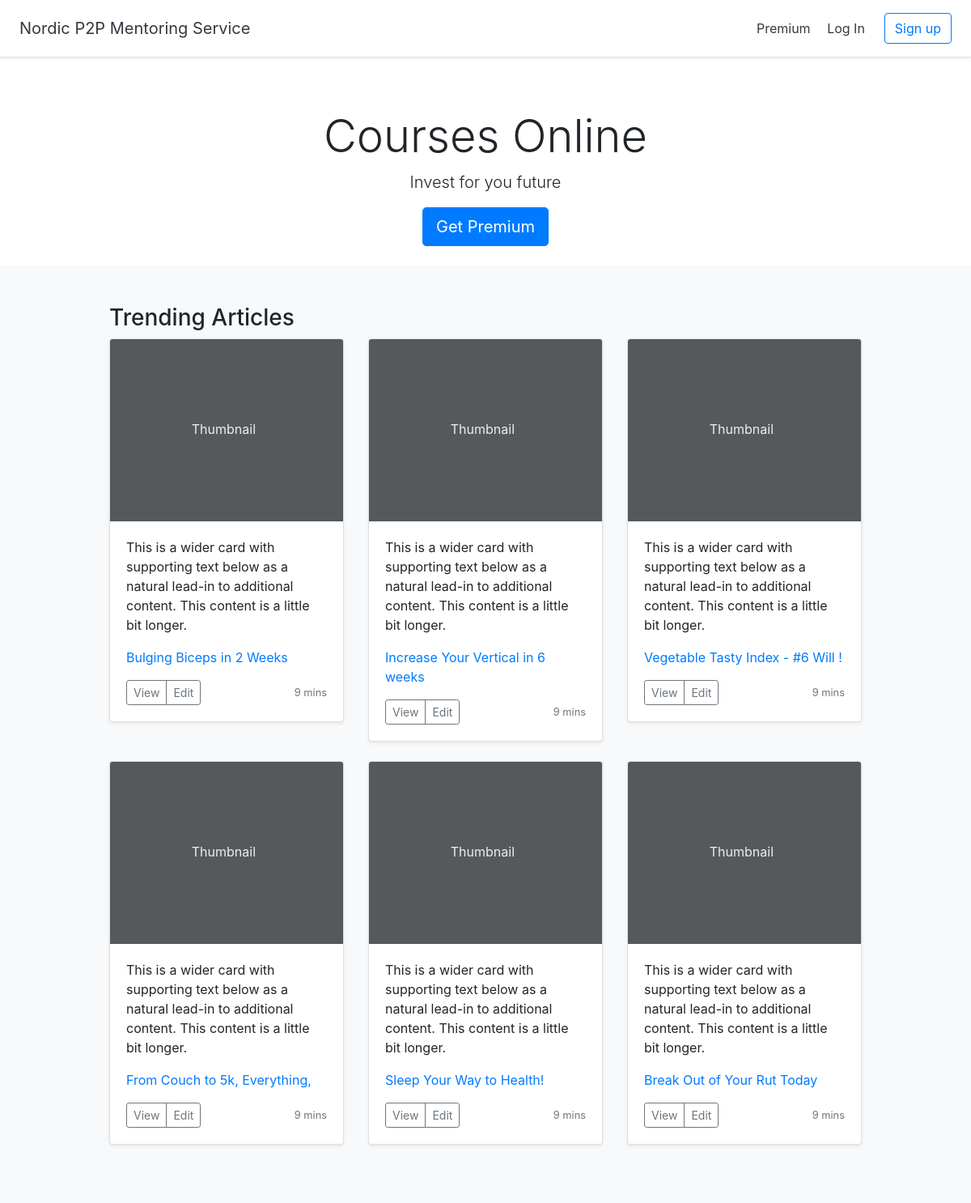
The page / on the database its author committed.
### plans/models.py (models this page shows)
class FitnessPlan(models.Model):
    title = models.CharField(max_length=255)
    text = models.TextField()
    premium = models.BooleanField(default=True)

### plans/views.py (the view)
# urls.py: 2. Add a URL to urlpatterns:  path('', views.home, name='home')
def home(request):
    plans = FitnessPlan.objects
    return render(request, 'plans/home.html', {'plans':plans})

### plans/templates/plans/home.html
{% extends 'plans/base.html' %}
{% block content %}
<div class="pricing-header px-3 py-3 pt-md-5 pb-md-4 mx-auto text-center">
  <h1 class="display-4">Courses Online</h1>
  <p class="lead">Invest for you future</p>
  <a href="{% url 'join' %}"><button type="button" class="btn btn-lg btn-primary">Get Premium</button></a>
</div>
  <div class="album py-5 bg-light">
    <div class="container">
  <h3>Trending Articles</h3>
    <div class="row">
    {% for plan in plans.all %}
        <div class="col-md-4">
          <div class="card mb-4 shadow-sm">
            <svg class="bd-placeholder-img card-img-top" width="100%" height="225" xmlns="http://www.w3.org/2000/svg" preserveAspectRatio="xMidYMid slice" focusable="false" role="img" aria-label="Placeholder: Thumbnail"><title>Placeholder</title><rect width="100%" height="100%" fill="#55595c"/><text x="35%" y="50%" fill="#eceeef" dy=".3em">Thumbnail</text></svg>
            <div class="card-body">
              <p class="card-text">This is a wider card with supporting text below as a natural lead-in to additional content. This content is a little bit longer.</p>
               <p><a href="{% url 'plan' plan.id %}">{{ plan.title }}</a></p>
              <div class="d-flex justify-content-between align-items-center">
                <div class="btn-group">
                  <button type="button" class="btn btn-sm btn-outline-secondary">View</button>
                  <button type="button" class="btn btn-sm btn-outline-secondary">Edit</button>
                </div>
                <small class="text-muted">9 mins</small>
              </div>
            </div>
          </div>
        </div>
    {% endfor %}
    </div>
</div>
{% endblock %}

### plans/templates/plans/base.html (shortened to what this page needs)
<!doctype html>
<html lang="en">
  {% load staticfiles %}
  <head>
    <link rel="stylesheet" href="https://stackpath.bootstrapcdn.com/bootstrap/4.2.1/css/bootstrap.min.css">
    <link href="{% static 'pricing.css' %}" rel="stylesheet">
  </head>
  <body>
    <div class="d-flex flex-column flex-md-row align-items-center p-3 px-md-4 mb-3 bg-white border-bottom shadow-sm">
      <h5 class="my-0 mr-md-auto font-weight-normal"><a href="{% url 'home' %}" class="text-dark">Nordic P2P Mentoring Service</a></h5>
      <nav class="my-2 my-md-0 mr-md-3">
        <a class="p-2 text-dark" href="{% url 'join' %}">Premium</a>
        {% if user.is_authenticated %}
        <a class="p-2 text-dark" href="{% url 'settings' %}">Settings</a>
        <a class="p-2 text-dark" href="{% url 'logout' %}">Log Out</a>
        {% else %}
        <a class="p-2 text-dark" href="{% url 'login' %}">Log In</a>
        {% endif %}
      </nav>
      {% if user.is_authenticated == False %}
      <a class="btn btn-outline-primary" href="{% url 'signup' %}">Sign up</a>
      {% endif %}
    </div>
    {% block content %}
        {% endblock %}
</body>
</html>

### plans/static/pricing.css (style rules this page uses)
html { font-size: 14px; }
@media (min-width: 768px) { html { font-size: 16px; } }
.container { max-width: 960px; }
.pricing-header { max-width: 700px; }

### rows shown on the page
FitnessPlan: title "Bulging Biceps in 2 Weeks"
FitnessPlan: title "Increase Your Vertical in 6 weeks"
FitnessPlan: title "Vegetable Tasty Index - #6 Will !"
FitnessPlan: title "From Couch to 5k, Everything,"
FitnessPlan: title "Sleep Your Way to Health!"
FitnessPlan: title "Break Out of Your Rut Today"
